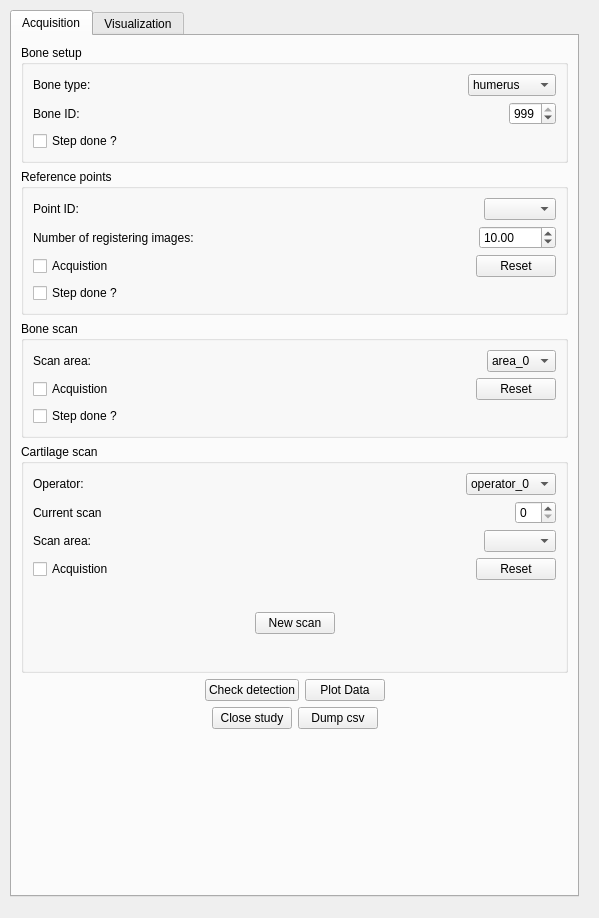
<?xml version="1.0" encoding="UTF-8"?>
<ui version="4.0">
 <class>RoboShoulder</class>
 <widget class="QWidget" name="RoboShoulder">
  <property name="geometry">
   <rect>
    <x>0</x>
    <y>0</y>
    <width>599</width>
    <height>918</height>
   </rect>
  </property>
  <property name="windowTitle">
   <string>RoboShoulder</string>
  </property>
  <widget class="QWidget" name="dockWidget_RoboShoulderContents" native="true">
   <property name="geometry">
    <rect>
     <x>10</x>
     <y>10</y>
     <width>569</width>
     <height>887</height>
    </rect>
   </property>
   <property name="minimumSize">
    <size>
     <width>531</width>
     <height>451</height>
    </size>
   </property>
   <layout class="QVBoxLayout" name="verticalLayout">
    <item>
     <widget class="QTabWidget" name="tabWidget">
      <property name="currentIndex">
       <number>0</number>
      </property>
      <widget class="QWidget" name="tab">
       <attribute name="title">
        <string>Acquisition</string>
       </attribute>
       <layout class="QVBoxLayout" name="verticalLayout_6">
        <item>
         <widget class="QGroupBox" name="groupBox_BoneSetup">
          <property name="title">
           <string>Bone setup</string>
          </property>
          <layout class="QVBoxLayout" name="verticalLayout_3">
           <item>
            <layout class="QHBoxLayout" name="horizontalLayout_2">
             <item>
              <widget class="QLabel" name="label">
               <property name="text">
                <string>Bone type:</string>
               </property>
              </widget>
             </item>
             <item>
              <spacer name="horizontalSpacer">
               <property name="orientation">
                <enum>Qt::Horizontal</enum>
               </property>
               <property name="sizeHint" stdset="0">
                <size>
                 <width>314</width>
                 <height>20</height>
                </size>
               </property>
              </spacer>
             </item>
             <item>
              <widget class="QComboBox" name="comboBox_bone_type">
               <item>
                <property name="text">
                 <string>humerus</string>
                </property>
               </item>
               <item>
                <property name="text">
                 <string>scapula</string>
                </property>
               </item>
               <item>
                <property name="text">
                 <string>collarbone</string>
                </property>
               </item>
              </widget>
             </item>
            </layout>
           </item>
           <item>
            <layout class="QHBoxLayout" name="horizontalLayout_3">
             <item>
              <widget class="QLabel" name="label_2">
               <property name="text">
                <string>Bone ID:</string>
               </property>
              </widget>
             </item>
             <item>
              <spacer name="horizontalSpacer_3">
               <property name="orientation">
                <enum>Qt::Horizontal</enum>
               </property>
               <property name="sizeHint" stdset="0">
                <size>
                 <width>40</width>
                 <height>20</height>
                </size>
               </property>
              </spacer>
             </item>
             <item>
              <widget class="QSpinBox" name="spinBox_bone_id">
               <property name="maximum">
                <number>999</number>
               </property>
               <property name="value">
                <number>999</number>
               </property>
              </widget>
             </item>
            </layout>
           </item>
           <item>
            <widget class="QCheckBox" name="checkBox_boneSetup">
             <property name="text">
              <string>Step done ?</string>
             </property>
            </widget>
           </item>
          </layout>
         </widget>
        </item>
        <item>
         <widget class="QGroupBox" name="groupBox_RefPoints">
          <property name="enabled">
           <bool>true</bool>
          </property>
          <property name="title">
           <string>Reference points</string>
          </property>
          <layout class="QVBoxLayout" name="verticalLayout_2">
           <item>
            <layout class="QHBoxLayout" name="horizontalLayout">
             <item>
              <widget class="QLabel" name="label_3">
               <property name="text">
                <string>Point ID:</string>
               </property>
              </widget>
             </item>
             <item>
              <spacer name="horizontalSpacer_2">
               <property name="orientation">
                <enum>Qt::Horizontal</enum>
               </property>
               <property name="sizeHint" stdset="0">
                <size>
                 <width>40</width>
                 <height>20</height>
                </size>
               </property>
              </spacer>
             </item>
             <item>
              <widget class="QComboBox" name="comboBox_point_id"/>
             </item>
            </layout>
           </item>
           <item>
            <layout class="QHBoxLayout" name="horizontalLayout_35">
             <item>
              <widget class="QLabel" name="label_50">
               <property name="text">
                <string>Number of registering images:</string>
               </property>
              </widget>
             </item>
             <item>
              <spacer name="horizontalSpacer_43">
               <property name="orientation">
                <enum>Qt::Horizontal</enum>
               </property>
               <property name="sizeHint" stdset="0">
                <size>
                 <width>40</width>
                 <height>20</height>
                </size>
               </property>
              </spacer>
             </item>
             <item>
              <widget class="QDoubleSpinBox" name="doubleSpinBox_RefPoints_nbImages">
               <property name="minimum">
                <double>1.000000000000000</double>
               </property>
               <property name="maximum">
                <double>99999.990000000005239</double>
               </property>
               <property name="singleStep">
                <double>1.000000000000000</double>
               </property>
               <property name="value">
                <double>10.000000000000000</double>
               </property>
              </widget>
             </item>
            </layout>
           </item>
           <item>
            <layout class="QHBoxLayout" name="horizontalLayout_4">
             <item>
              <widget class="QCheckBox" name="checkBox_RefPoints_acq">
               <property name="text">
                <string>Acquistion</string>
               </property>
              </widget>
             </item>
             <item>
              <spacer name="horizontalSpacer_14">
               <property name="orientation">
                <enum>Qt::Horizontal</enum>
               </property>
               <property name="sizeHint" stdset="0">
                <size>
                 <width>40</width>
                 <height>20</height>
                </size>
               </property>
              </spacer>
             </item>
             <item>
              <widget class="QPushButton" name="pushButton_RefPoints_reset">
               <property name="text">
                <string>Reset</string>
               </property>
              </widget>
             </item>
            </layout>
           </item>
           <item>
            <widget class="QCheckBox" name="checkBox_RefPoints">
             <property name="text">
              <string>Step done ?</string>
             </property>
            </widget>
           </item>
          </layout>
         </widget>
        </item>
        <item>
         <widget class="QGroupBox" name="groupBox_BoneScan">
          <property name="enabled">
           <bool>true</bool>
          </property>
          <property name="title">
           <string>Bone scan</string>
          </property>
          <layout class="QVBoxLayout" name="verticalLayout_4">
           <item>
            <layout class="QHBoxLayout" name="horizontalLayout_8">
             <item>
              <widget class="QLabel" name="label_4">
               <property name="text">
                <string>Scan area:</string>
               </property>
              </widget>
             </item>
             <item>
              <spacer name="horizontalSpacer_6">
               <property name="orientation">
                <enum>Qt::Horizontal</enum>
               </property>
               <property name="sizeHint" stdset="0">
                <size>
                 <width>40</width>
                 <height>20</height>
                </size>
               </property>
              </spacer>
             </item>
             <item>
              <widget class="QComboBox" name="comboBox_BoneScan_area">
               <item>
                <property name="text">
                 <string>area_0</string>
                </property>
               </item>
               <item>
                <property name="text">
                 <string>area_1</string>
                </property>
               </item>
               <item>
                <property name="text">
                 <string>area_2</string>
                </property>
               </item>
              </widget>
             </item>
            </layout>
           </item>
           <item>
            <layout class="QHBoxLayout" name="horizontalLayout_5">
             <item>
              <widget class="QCheckBox" name="checkBox_BoneScan_acq">
               <property name="text">
                <string>Acquistion</string>
               </property>
              </widget>
             </item>
             <item>
              <spacer name="horizontalSpacer_15">
               <property name="orientation">
                <enum>Qt::Horizontal</enum>
               </property>
               <property name="sizeHint" stdset="0">
                <size>
                 <width>40</width>
                 <height>20</height>
                </size>
               </property>
              </spacer>
             </item>
             <item>
              <widget class="QPushButton" name="pushButton_BoneScan_reset">
               <property name="text">
                <string>Reset</string>
               </property>
              </widget>
             </item>
            </layout>
           </item>
           <item>
            <widget class="QCheckBox" name="checkBox_BoneScan">
             <property name="text">
              <string>Step done ?</string>
             </property>
            </widget>
           </item>
          </layout>
         </widget>
        </item>
        <item>
         <widget class="QGroupBox" name="groupBox_CartScan">
          <property name="enabled">
           <bool>true</bool>
          </property>
          <property name="title">
           <string>Cartilage scan</string>
          </property>
          <layout class="QVBoxLayout" name="verticalLayout_5">
           <item>
            <layout class="QHBoxLayout" name="horizontalLayout_9">
             <item>
              <widget class="QLabel" name="label_5">
               <property name="text">
                <string>Operator:</string>
               </property>
              </widget>
             </item>
             <item>
              <spacer name="horizontalSpacer_7">
               <property name="orientation">
                <enum>Qt::Horizontal</enum>
               </property>
               <property name="sizeHint" stdset="0">
                <size>
                 <width>40</width>
                 <height>20</height>
                </size>
               </property>
              </spacer>
             </item>
             <item>
              <widget class="QComboBox" name="comboBox_CartScan_operator">
               <item>
                <property name="text">
                 <string>operator_0</string>
                </property>
               </item>
               <item>
                <property name="text">
                 <string>operator_1</string>
                </property>
               </item>
               <item>
                <property name="text">
                 <string>operator_2</string>
                </property>
               </item>
              </widget>
             </item>
            </layout>
           </item>
           <item>
            <layout class="QHBoxLayout" name="horizontalLayout_11">
             <item>
              <widget class="QLabel" name="label_7">
               <property name="text">
                <string>Current scan</string>
               </property>
              </widget>
             </item>
             <item>
              <spacer name="horizontalSpacer_9">
               <property name="orientation">
                <enum>Qt::Horizontal</enum>
               </property>
               <property name="sizeHint" stdset="0">
                <size>
                 <width>40</width>
                 <height>20</height>
                </size>
               </property>
              </spacer>
             </item>
             <item>
              <widget class="QSpinBox" name="spinBox_CartScan_scanIndex">
               <property name="enabled">
                <bool>true</bool>
               </property>
              </widget>
             </item>
            </layout>
           </item>
           <item>
            <layout class="QHBoxLayout" name="horizontalLayout_10">
             <item>
              <widget class="QLabel" name="label_6">
               <property name="text">
                <string>Scan area:</string>
               </property>
              </widget>
             </item>
             <item>
              <spacer name="horizontalSpacer_8">
               <property name="orientation">
                <enum>Qt::Horizontal</enum>
               </property>
               <property name="sizeHint" stdset="0">
                <size>
                 <width>40</width>
                 <height>20</height>
                </size>
               </property>
              </spacer>
             </item>
             <item>
              <widget class="QComboBox" name="comboBox_CartScan_area"/>
             </item>
            </layout>
           </item>
           <item>
            <layout class="QHBoxLayout" name="horizontalLayout_6">
             <item>
              <widget class="QCheckBox" name="checkBox_CartScan_acq">
               <property name="text">
                <string>Acquistion</string>
               </property>
              </widget>
             </item>
             <item>
              <spacer name="horizontalSpacer_16">
               <property name="orientation">
                <enum>Qt::Horizontal</enum>
               </property>
               <property name="sizeHint" stdset="0">
                <size>
                 <width>40</width>
                 <height>20</height>
                </size>
               </property>
              </spacer>
             </item>
             <item>
              <widget class="QPushButton" name="pushButton_CartScan_reset">
               <property name="text">
                <string>Reset</string>
               </property>
              </widget>
             </item>
            </layout>
           </item>
           <item>
            <layout class="QHBoxLayout" name="horizontalLayout_13">
             <item>
              <spacer name="horizontalSpacer_12">
               <property name="orientation">
                <enum>Qt::Horizontal</enum>
               </property>
               <property name="sizeHint" stdset="0">
                <size>
                 <width>40</width>
                 <height>20</height>
                </size>
               </property>
              </spacer>
             </item>
             <item>
              <widget class="QPushButton" name="pushButton_CartScan_newscan">
               <property name="text">
                <string>New scan</string>
               </property>
              </widget>
             </item>
             <item>
              <spacer name="horizontalSpacer_13">
               <property name="orientation">
                <enum>Qt::Horizontal</enum>
               </property>
               <property name="sizeHint" stdset="0">
                <size>
                 <width>69</width>
                 <height>75</height>
                </size>
               </property>
              </spacer>
             </item>
            </layout>
           </item>
          </layout>
         </widget>
        </item>
        <item>
         <layout class="QHBoxLayout" name="horizontalLayout_12">
          <item>
           <spacer name="horizontalSpacer_10">
            <property name="orientation">
             <enum>Qt::Horizontal</enum>
            </property>
            <property name="sizeHint" stdset="0">
             <size>
              <width>40</width>
              <height>20</height>
             </size>
            </property>
           </spacer>
          </item>
          <item>
           <widget class="QPushButton" name="pushButton_checkDetection">
            <property name="text">
             <string>Check detection</string>
            </property>
           </widget>
          </item>
          <item>
           <widget class="QPushButton" name="pushButton_plotPoints">
            <property name="text">
             <string>Plot Data</string>
            </property>
           </widget>
          </item>
          <item>
           <spacer name="horizontalSpacer_11">
            <property name="orientation">
             <enum>Qt::Horizontal</enum>
            </property>
            <property name="sizeHint" stdset="0">
             <size>
              <width>40</width>
              <height>20</height>
             </size>
            </property>
           </spacer>
          </item>
         </layout>
        </item>
        <item>
         <layout class="QHBoxLayout" name="horizontalLayout_7">
          <item>
           <spacer name="horizontalSpacer_4">
            <property name="orientation">
             <enum>Qt::Horizontal</enum>
            </property>
            <property name="sizeHint" stdset="0">
             <size>
              <width>40</width>
              <height>20</height>
             </size>
            </property>
           </spacer>
          </item>
          <item>
           <widget class="QPushButton" name="pushButton_closeStudy">
            <property name="text">
             <string>Close study</string>
            </property>
           </widget>
          </item>
          <item>
           <widget class="QPushButton" name="pushButton_csvDump">
            <property name="text">
             <string>Dump csv</string>
            </property>
           </widget>
          </item>
          <item>
           <spacer name="horizontalSpacer_5">
            <property name="orientation">
             <enum>Qt::Horizontal</enum>
            </property>
            <property name="sizeHint" stdset="0">
             <size>
              <width>40</width>
              <height>20</height>
             </size>
            </property>
           </spacer>
          </item>
         </layout>
        </item>
        <item>
         <spacer name="verticalSpacer">
          <property name="orientation">
           <enum>Qt::Vertical</enum>
          </property>
          <property name="sizeHint" stdset="0">
           <size>
            <width>20</width>
            <height>40</height>
           </size>
          </property>
         </spacer>
        </item>
       </layout>
      </widget>
      <widget class="QWidget" name="tab_2">
       <attribute name="title">
        <string>Visualization</string>
       </attribute>
       <layout class="QVBoxLayout" name="verticalLayout_Visualization"/>
      </widget>
     </widget>
    </item>
   </layout>
  </widget>
 </widget>
 <resources/>
 <connections>
  <connection>
   <sender>checkBox_boneSetup</sender>
   <signal>toggled(bool)</signal>
   <receiver>groupBox_RefPoints</receiver>
   <slot>setEnabled(bool)</slot>
   <hints>
    <hint type="sourcelabel">
     <x>73</x>
     <y>129</y>
    </hint>
    <hint type="destinationlabel">
     <x>34</x>
     <y>185</y>
    </hint>
   </hints>
  </connection>
  <connection>
   <sender>checkBox_RefPoints</sender>
   <signal>toggled(bool)</signal>
   <receiver>groupBox_BoneScan</receiver>
   <slot>setEnabled(bool)</slot>
   <hints>
    <hint type="sourcelabel">
     <x>100</x>
     <y>296</y>
    </hint>
    <hint type="destinationlabel">
     <x>52</x>
     <y>337</y>
    </hint>
   </hints>
  </connection>
  <connection>
   <sender>checkBox_BoneScan</sender>
   <signal>toggled(bool)</signal>
   <receiver>groupBox_CartScan</receiver>
   <slot>setEnabled(bool)</slot>
   <hints>
    <hint type="sourcelabel">
     <x>109</x>
     <y>411</y>
    </hint>
    <hint type="destinationlabel">
     <x>64</x>
     <y>459</y>
    </hint>
   </hints>
  </connection>
 </connections>
</ui>
